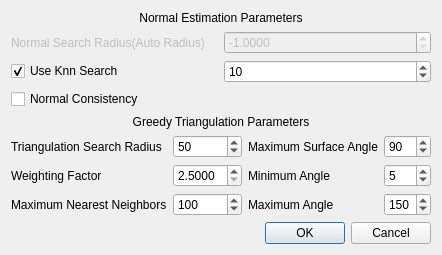
<?xml version="1.0" encoding="UTF-8"?>
<ui version="4.0">
 <class>GreedyTriangulationDlg</class>
 <widget class="QDialog" name="GreedyTriangulationDlg">
  <property name="geometry">
   <rect>
    <x>0</x>
    <y>0</y>
    <width>442</width>
    <height>237</height>
   </rect>
  </property>
  <property name="sizePolicy">
   <sizepolicy hsizetype="Fixed" vsizetype="Fixed">
    <horstretch>0</horstretch>
    <verstretch>0</verstretch>
   </sizepolicy>
  </property>
  <property name="windowTitle">
   <string>Greedy Triangulation</string>
  </property>
  <property name="windowIcon">
   <iconset resource="../../../qPCL.qrc">
    <normaloff>:/toolbar/PclAlgorithms/icons/greedy_triangulation.png</normaloff>:/toolbar/PclAlgorithms/icons/greedy_triangulation.png</iconset>
  </property>
  <layout class="QVBoxLayout" name="verticalLayout_3">
   <item>
    <layout class="QVBoxLayout" name="verticalLayout">
     <item>
      <widget class="QLabel" name="label_9">
       <property name="text">
        <string>Normal Estimation Parameters</string>
       </property>
       <property name="alignment">
        <set>Qt::AlignCenter</set>
       </property>
      </widget>
     </item>
     <item>
      <layout class="QGridLayout" name="gridLayout">
       <item row="0" column="0">
        <widget class="QLabel" name="label_8">
         <property name="enabled">
          <bool>false</bool>
         </property>
         <property name="text">
          <string>Normal Search Radius(Auto Radius)</string>
         </property>
        </widget>
       </item>
       <item row="0" column="1">
        <widget class="QDoubleSpinBox" name="normalSearchRadius">
         <property name="enabled">
          <bool>false</bool>
         </property>
         <property name="decimals">
          <number>4</number>
         </property>
         <property name="minimum">
          <double>-1.000000000000000</double>
         </property>
         <property name="maximum">
          <double>1000.000000000000000</double>
         </property>
         <property name="singleStep">
          <double>0.005000000000000</double>
         </property>
         <property name="value">
          <double>-1.000000000000000</double>
         </property>
        </widget>
       </item>
       <item row="1" column="0">
        <widget class="QCheckBox" name="useKnnCheckBoxForTriangulation">
         <property name="enabled">
          <bool>true</bool>
         </property>
         <property name="text">
          <string>Use Knn Search</string>
         </property>
         <property name="checked">
          <bool>true</bool>
         </property>
        </widget>
       </item>
       <item row="1" column="1">
        <widget class="QSpinBox" name="knnSpinBoxForTriangulation">
         <property name="enabled">
          <bool>true</bool>
         </property>
         <property name="value">
          <number>10</number>
         </property>
        </widget>
       </item>
       <item row="2" column="0" colspan="2">
        <widget class="QCheckBox" name="normalConsistency">
         <property name="sizePolicy">
          <sizepolicy hsizetype="Minimum" vsizetype="Fixed">
           <horstretch>0</horstretch>
           <verstretch>0</verstretch>
          </sizepolicy>
         </property>
         <property name="text">
          <string>Normal Consistency</string>
         </property>
         <property name="checked">
          <bool>false</bool>
         </property>
        </widget>
       </item>
      </layout>
     </item>
    </layout>
   </item>
   <item>
    <layout class="QVBoxLayout" name="verticalLayout_2">
     <item>
      <widget class="QLabel" name="label_10">
       <property name="text">
        <string>Greedy Triangulation Parameters</string>
       </property>
       <property name="alignment">
        <set>Qt::AlignCenter</set>
       </property>
      </widget>
     </item>
     <item>
      <layout class="QGridLayout" name="gridLayout_2">
       <item row="0" column="4">
        <widget class="QLabel" name="label">
         <property name="text">
          <string>Maximum Surface Angle</string>
         </property>
        </widget>
       </item>
       <item row="0" column="5">
        <widget class="QSpinBox" name="maxSurfaceAngle">
         <property name="minimum">
          <number>1</number>
         </property>
         <property name="maximum">
          <number>180</number>
         </property>
         <property name="value">
          <number>90</number>
         </property>
        </widget>
       </item>
       <item row="1" column="4">
        <widget class="QLabel" name="label_2">
         <property name="text">
          <string>Minimum Angle</string>
         </property>
        </widget>
       </item>
       <item row="1" column="5">
        <widget class="QSpinBox" name="minAngle">
         <property name="minimum">
          <number>1</number>
         </property>
         <property name="maximum">
          <number>180</number>
         </property>
         <property name="value">
          <number>5</number>
         </property>
        </widget>
       </item>
       <item row="2" column="0" colspan="2">
        <widget class="QLabel" name="label_3">
         <property name="text">
          <string>Maximum Nearest Neighbors</string>
         </property>
        </widget>
       </item>
       <item row="2" column="2" colspan="2">
        <widget class="QSpinBox" name="nearestThreshold">
         <property name="minimum">
          <number>10</number>
         </property>
         <property name="maximum">
          <number>1000</number>
         </property>
         <property name="value">
          <number>100</number>
         </property>
        </widget>
       </item>
       <item row="2" column="4">
        <widget class="QLabel" name="label_6">
         <property name="text">
          <string>Maximum Angle</string>
         </property>
        </widget>
       </item>
       <item row="2" column="5">
        <widget class="QSpinBox" name="maxAngle">
         <property name="minimum">
          <number>1</number>
         </property>
         <property name="maximum">
          <number>180</number>
         </property>
         <property name="value">
          <number>150</number>
         </property>
        </widget>
       </item>
       <item row="0" column="0" colspan="2">
        <widget class="QLabel" name="label_4">
         <property name="text">
          <string>Triangulation Search Radius</string>
         </property>
        </widget>
       </item>
       <item row="0" column="2" colspan="2">
        <widget class="QSpinBox" name="triangulationSearchRadius">
         <property name="minimum">
          <number>1</number>
         </property>
         <property name="maximum">
          <number>100</number>
         </property>
         <property name="value">
          <number>50</number>
         </property>
        </widget>
       </item>
       <item row="1" column="2" colspan="2">
        <widget class="QDoubleSpinBox" name="weightingFactor">
         <property name="decimals">
          <number>4</number>
         </property>
         <property name="minimum">
          <double>2.500000000000000</double>
         </property>
         <property name="maximum">
          <double>3.000000000000000</double>
         </property>
         <property name="singleStep">
          <double>0.010000000000000</double>
         </property>
         <property name="value">
          <double>2.500000000000000</double>
         </property>
        </widget>
       </item>
       <item row="1" column="0" colspan="2">
        <widget class="QLabel" name="label_5">
         <property name="text">
          <string>Weighting Factor</string>
         </property>
        </widget>
       </item>
      </layout>
     </item>
    </layout>
   </item>
   <item>
    <widget class="QDialogButtonBox" name="buttonBox">
     <property name="orientation">
      <enum>Qt::Horizontal</enum>
     </property>
     <property name="standardButtons">
      <set>QDialogButtonBox::Cancel|QDialogButtonBox::Ok</set>
     </property>
    </widget>
   </item>
  </layout>
 </widget>
 <resources>
  <include location="../../../qPCL.qrc"/>
 </resources>
 <connections>
  <connection>
   <sender>buttonBox</sender>
   <signal>accepted()</signal>
   <receiver>GreedyTriangulationDlg</receiver>
   <slot>accept()</slot>
   <hints>
    <hint type="sourcelabel">
     <x>132</x>
     <y>159</y>
    </hint>
    <hint type="destinationlabel">
     <x>215</x>
     <y>92</y>
    </hint>
   </hints>
  </connection>
  <connection>
   <sender>buttonBox</sender>
   <signal>rejected()</signal>
   <receiver>GreedyTriangulationDlg</receiver>
   <slot>reject()</slot>
   <hints>
    <hint type="sourcelabel">
     <x>132</x>
     <y>159</y>
    </hint>
    <hint type="destinationlabel">
     <x>132</x>
     <y>92</y>
    </hint>
   </hints>
  </connection>
  <connection>
   <sender>useKnnCheckBoxForTriangulation</sender>
   <signal>toggled(bool)</signal>
   <receiver>knnSpinBoxForTriangulation</receiver>
   <slot>setEnabled(bool)</slot>
   <hints>
    <hint type="sourcelabel">
     <x>100</x>
     <y>65</y>
    </hint>
    <hint type="destinationlabel">
     <x>285</x>
     <y>66</y>
    </hint>
   </hints>
  </connection>
  <connection>
   <sender>useKnnCheckBoxForTriangulation</sender>
   <signal>toggled(bool)</signal>
   <receiver>label_8</receiver>
   <slot>setDisabled(bool)</slot>
   <hints>
    <hint type="sourcelabel">
     <x>100</x>
     <y>65</y>
    </hint>
    <hint type="destinationlabel">
     <x>100</x>
     <y>42</y>
    </hint>
   </hints>
  </connection>
  <connection>
   <sender>useKnnCheckBoxForTriangulation</sender>
   <signal>toggled(bool)</signal>
   <receiver>normalSearchRadius</receiver>
   <slot>setDisabled(bool)</slot>
   <hints>
    <hint type="sourcelabel">
     <x>100</x>
     <y>65</y>
    </hint>
    <hint type="destinationlabel">
     <x>285</x>
     <y>42</y>
    </hint>
   </hints>
  </connection>
 </connections>
</ui>
